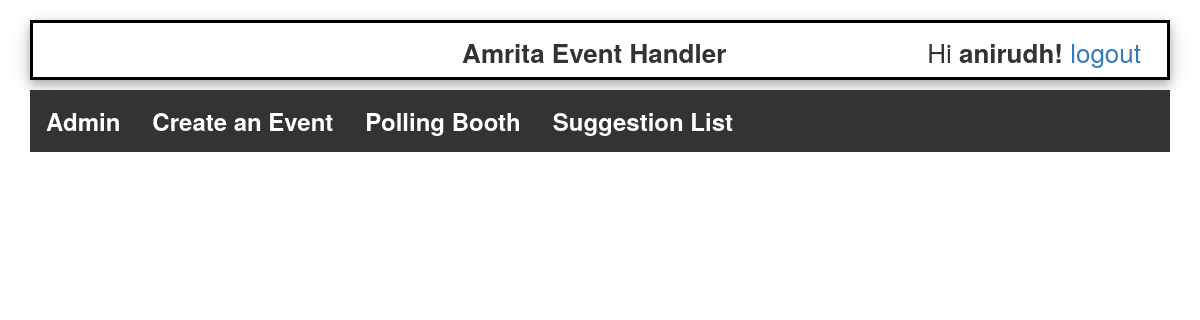
Page /dashboard/ (signed in) on the earlier database version.
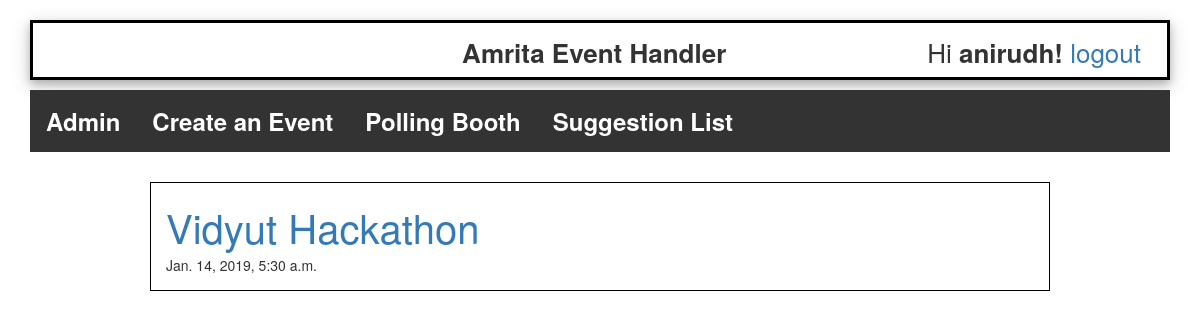
Same page on the later database version.
### administrator/models.py (models this page shows, shortened)
class EventDetails(models.Model):
    name = models.CharField(max_length=200)
    description = models.TextField()
    venue = models.CharField(max_length=200)
    event_date = models.DateTimeField(default=timezone.now())
    fee = models.FloatField(default=0)
    last_date = models.DateTimeField(default=timezone.now())

### administrator/views.py (the view)
# urls.py: path('dashboard/', DashboardView.as_view(), name='dashboard'),
class DashboardView(LoginRequiredMixin, ListView):
    login_url = 'login'
    model = EventDetails
    template_name = 'dashboard.html'
    context_object_name = 'events_list'

### templates/dashboard.html (shortened to what this page needs)
{% extends 'base.html' %}
{% block content %}
<center>
    <div class="nav">
        <ul>
            {% if user.is_staff %}
            <li><a href="{% url 'admin_interface' %}"><b>Admin</b></a></li>
            <li><a href="{% url 'admin_interface' %}"><b>Create an Event</b></a></li>
            <li><a href="{% url 'admin_interface' %}"><b>Polling Booth</b></a></li>
            <li><a href="{% url 'suggestedEventList' %}"><b>Suggestion List</b></a></li>
            {% else %}
            <li><a href="{% url 'suggestevent' %}"><b>Suggest an Event</b></a></li>
            <li><a href="{% url 'admin_interface' %}"><b>Polling Booth</b></a></li>
            {% endif %}
    </div>
</center>
{% for event in events_list %}
<center>
    <div class="events" align="left">
        <a class="Heading" href="{% url 'event_detail' event.pk %}">{{ event.name }}</a><br>
        {{ event.event_date }}
</center>
{% endfor %}
{% endblock %}

Differences in the rows shown:
added EventDetails: name "Vidyut Hackathon", event_date "Jan. 14, 2019, 5:30 a.m."
